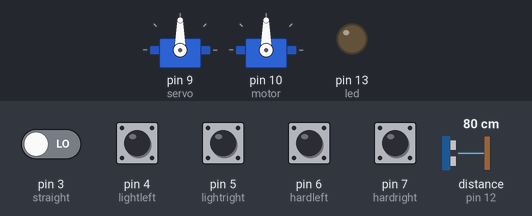
A sketch run on a simulated Arduino Uno, built with avr-gcc and run on an emulated ATmega328P. On the bench: 2 × servo, output pins drawn as LEDs (lit = HIGH). Wiring (inferred from the names in the program): ultrasonic range finder: trigger pin 11; echo pin 12. Inputs (shaded band) come from the test bench; at power-on: pin 3 (straight), pin 4 (lightleft), pin 5 (lightright), pin 6 (hardleft), pin 7 (hardright) LOW, distance to the obstacle (sensor on pin 12) 80 cm. The echo pulse lasts 58.3 µs per cm; pins used as bus, display or sensor lines are not drawn.

Above: at 1.2 s.
1.3 s: distance to the obstacle (sensor on pin 12) set to 6 cm
2.8 s: distance to the obstacle (sensor on pin 12) set to 3 cm
At 4.0 s:
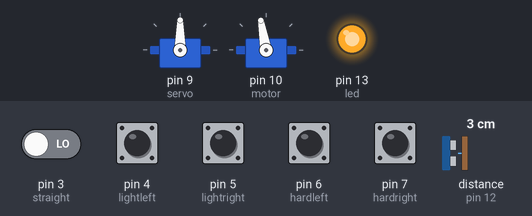
4.3 s: pin 3 (straight) driven HIGH
7.3 s: pin 4 (lightleft) pulled HIGH for 1 s
At 9.3 s:
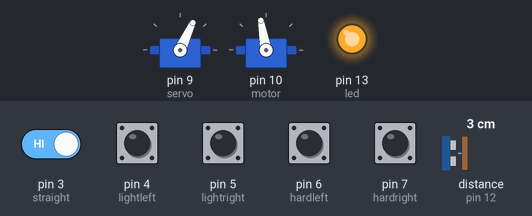
9.8 s: pin 3 (straight) driven LOW
12.8 s: pin 5 (lightright) pulled HIGH for 1 s
At 14.4 s:
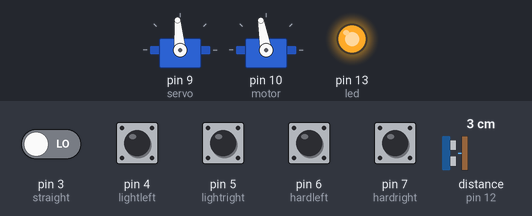
Timing chart, 0 to 15.9 s (numbered marks = the images above; inputs shaded):
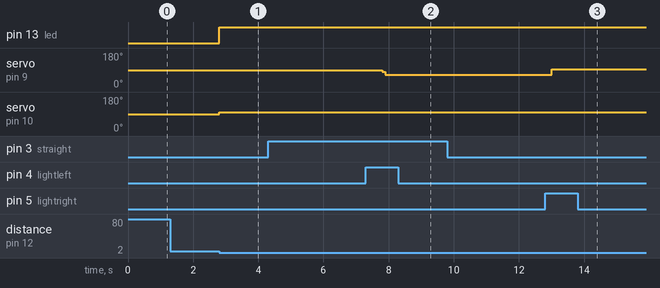

Measured:
- the behaviour switches between 5 and 4 cm on distance to the obstacle (sensor on pin 12) (found by bisection; images 0 and 1)
- after the input at 1.3 s, every drawn part: stays the same
- after the input at 2.8 s, pin 13 (led): LOW → HIGH at once; servo on pin 10 (motor): 90° → 100° at once
- after the input at 4.3 s, every drawn part: stays the same
- after the input at 9.8 s, every drawn part: stays the same
- after the input at 12.8 s, servo on pin 9 (servo): 65° → 95° after 0.20 s

The sketch:

Car_Control.ino
```cpp
// RC Car MCU Control
// Authur: Haoran Hong


#include <Servo.h>  //Servo library
Servo servo;  // create servo object to control servo
Servo motor;  // create servo object to control motor

//Initialise pins with name
int straight  =  3;
int lightleft  =  4;
int lightright  =  5;
int hardleft = 6;
int hardright =  7;
const int trigPin = 11;
const int echoPin = 12;
int led = 13;
long duration;
int distance;

// Setup
void setup()
{
  servo.attach(9);  // attaches the servo on pin 9 to the servo object
  motor.attach(10); // attaches the esc on pin 10 to the motor object

  // Set pin input/output
  pinMode(straight,INPUT);
  pinMode(lightleft,INPUT);
  pinMode(lightright,INPUT);
  pinMode(hardleft,INPUT);
  pinMode(hardright,INPUT);
  pinMode(led, OUTPUT);
  pinMode(trigPin, OUTPUT);
  pinMode(echoPin, INPUT);
}

// Steering fucntion
void steer (){

  if (digitalRead(straight) == HIGH){   // high read on input pin
      servo.write(80);  // ouput PWM with angle 80
      delay(100); // delay to allow servo movement
    }

  if (digitalRead(lightleft) == HIGH){
      servo.write(65);
      delay(100);
    }

  if (digitalRead(lightright) == HIGH){
      servo.write(95);
      delay(100);
    }

  if (digitalRead(hardleft) == HIGH){
      servo.write(50);
      delay(100);
    }

  if (digitalRead(hardright) == HIGH){
      servo.write(110);
      delay(100);
    }
}

// Collision Detection Function
void collision (){

    motor.write(90);  // drive motor
    digitalWrite(trigPin, LOW);   // set trigger pin low
    delayMicroseconds(2);

    digitalWrite(trigPin, HIGH);  // set trigger pin high with slight delay
    delayMicroseconds(10);

    digitalWrite(trigPin, LOW);   // reset trigger to low

    duration = pulseIn(echoPin, HIGH);  // echo pin, returns the sound wave
                                        //travel time(ms)

    distance = (duration*0.034)/2;    // distance calculation, d=t*v(cm)

    // if distance < 4cm stop motor for 5 seconds
    if (distance < 4){
      motor.write(100);
      digitalWrite(led, HIGH);  // led indicator
      delay(5000);
    }
    else{
      digitalWrite(led, LOW);
    }
}

// Main loop
void loop()
{
  steer();  // steering function

  collision();  // collision detection function
}
```
